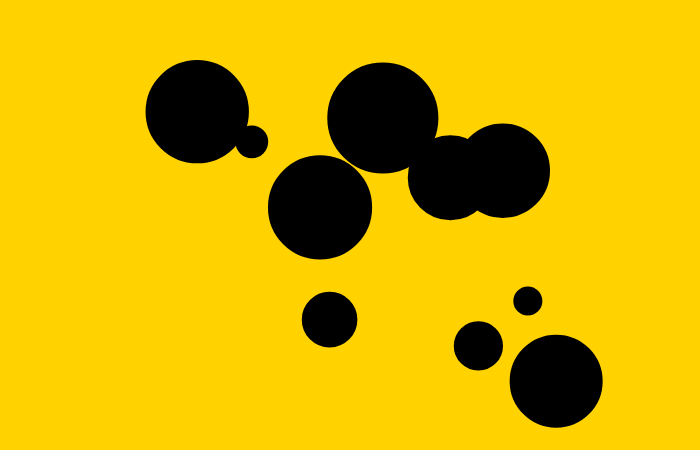
Frame 1 (no input)
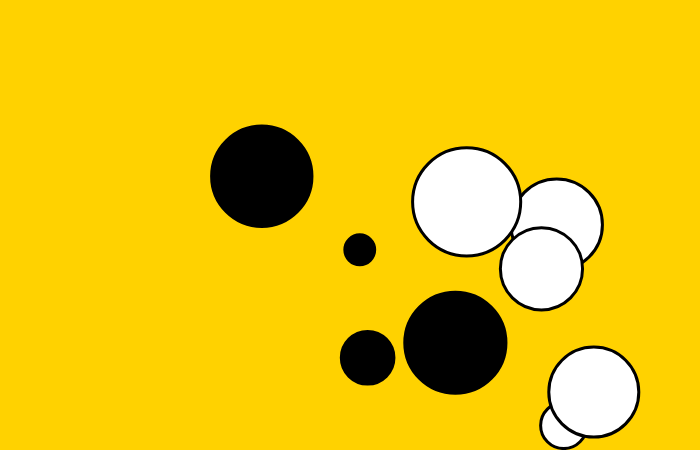
Frame 60 (no input)
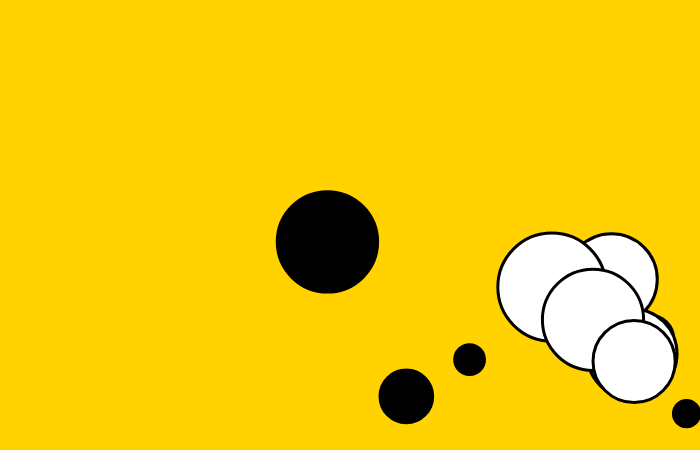
Frame 120 (the mouse pressed at the canvas centre since frame 60)

The p5.js sketch that drew these frames (run headless with seeded random() and noise() and a simulated clock; from frame 60 on, the mouse is pressed at the canvas centre):

// p5.js sketch
// ── sketch.js
// Array of overlapping Balls defined by a Class COMMENTED v6
// https://editor.p5js.org/novo/sketches/-QKRcjU8f
// Another HEAVILY COMMENTED sketch :-)

// An ARRAY of bouncing black "balls" is defined by a CLASS.
// Each ball switches to white while overlapping one or more OTHER balls.
// We use verbose object names to clearly identify
// ballArray and array_Element
// BallClass and ball_Instance

// This p5js sketch is composed of 4 sections:

// 1. Global variables declared
// including ballArray, a global variable used in setup and draw functions
// ballArray is composed of ARRAY ELEMENTS (the moving circles)
// which are INSTANCES of a CLASS

// 2. setup function
// with a loop that populates the ballArray
// by creating different INSTANCES of BallClass
// with randomly different size, speed and position PROPERTIES.
// Each INSTANCE is added as an ELEMENT to ballArray

// 3. draw function
// a loop that continuously tests for overlaps for each Element of ballArray
// and changes their color when that happens.
// Note that the tests could be for proximity, speed, direction, crowding or ...
// and the changes could be to speed, size, color or ...

// 4. BallClass
// with CONSTRUCTOR PARAMETERS (variables passed to the constructor function)
// that define 5 of the 6 ATTRIBUTES (distinguishing properties)
// of a ball_Instance : x and y location, radius, x and y speed
// with METHODS (internal functions of a class)
// for setting the size, moving and bouncing each ball_Instance
// and also testing for overlap and changing the color
//
// other versions could have different moving, testing and transforming functions...

//
/*** GLOBAL VARIABLES ********************/
let ballArray = [];
let numberOfBalls = 10;

//
/*** SETUP FUNCTION ********************/
function setup() {
  createCanvas(700, 450);

  // a for loop fills (populates) Array
  // with new ball_Instances of BallClass

  for (let index = 0; index < numberOfBalls; index++) {
    let bradius = random(10, 60);
    let bspeed = random(0.5, 2.5);
    let xstart = random(bradius, width - bradius);
    let ystart = random(bradius, height - bradius);
    // "let" here specifies a local variable

    let ball_Instance = new BallClass(xstart, ystart, bradius, bspeed);
    // ball_Instance is a new Instance of BallClass
    // created with 4 external PARAMETERS: x, y start points, radius and speed

    ballArray.push(ball_Instance);
    //push method adds each new ball_Instance to the end of ballArray
  }
}
/*** end SETUP FUNCTION ********************/

//
/*** DRAW FUNCTION ********************/
function draw() {
  background(255, 210, 0);

  // OUTER for loop
  for (let index = 0; index < ballArray.length; index++) {
    let array_Element = ballArray[index];

    // the shorter "for of" version of 2 lines above is:
    // for (let array_Element of ballArray) {

    array_Element.bounceRandom();
    let overlap = false;

    // INNER for loop //////
    for (let indy = 0; indy < ballArray.length; indy++) {
      let other = ballArray[indy];

      // shorter "for of version" of 2 lines above is:
      // for (let other of ballArray)

      if (array_Element.intersectsBool(other)) {
        overlap = true;
      }

      if (overlap) {
        array_Element.changeColor(255);
      } else {
        array_Element.changeColor(0);
      }
    } // end INNER for loop //////

    // if (overlap) {
    //   array_Element.changeColor(255);
    // } else {
    //   array_Element.changeColor(0);
    // }
  }
  // changeColor method at end of OUTER for loop
}

// NOTE difference between putting array_Element.changeColor
// at end of INNER versus OUTER loop

// 1. at end of INNER loop you could change the color of every ball
// differently for each one of its overlaps
// for example increasing the brightness with each overlap
// 2. at end of OUTER loop as it is now
// you are only changing color once for any overlap

/*** end DRAW FUNCTION ********************/

//
/*** CLASS ********************/
// A Class combines PROPERTIES and METHODS (data and functions)

// Properties can be defined internally or from external parameters
// PUBLIC properties : can be used outside class with syntax
// "classInstance.property"
// PRIVATE properties : only used inside the class with syntax
// "this.property"

// The same is true of METHODS, with syntax of
// "classInstance.method" OR "this.method"

class BallClass {
  //*** class constructor ***//

  constructor(x, y, r, bsp) {
    this.x = x;
    this.y = y;
    this.r = r;
    this.xsp = bsp; // xspeed
    this.ysp = bsp; // yspeed
    this.brightness = 0;
  }
  // 4 Parameters are external variables "x, y, r" etc.
  // passed on to internal private properties: "this.x, this.y" etc
  // "this.brightness" is defined internally in constructor function

  //*** class methods (internal functions) ***//

  intersectsBool(other) {
    if (other == this) {
      return false;
    }
    let d = dist(this.x, this.y, other.x, other.y);
    return this.r + other.r > d;
  }

  // "other" is an arbitrary word designating the current ball_Instance
  // that is the parameter for the intersectsBool method

  // (other == this) evaluates to false in the one case
  // when the method compares the ball_Instance with itself

  // When comparing this ball with any other ball,
  // (this.r + other.r > d) returns true if they overlap

  //-----------------

  changeColor(c) {
    this.brightness = c;
  }

  //-----------------

  bounceRandom() {
    this.move();
    this.show();
  }

  // bounceRandom is "meta method"
  // that calls two other methods inside the Class

  //-----------------

  show() {
    strokeWeight(3);
    fill(this.brightness);
    ellipse(this.x, this.y, this.r * 2);
  }

  // show() method draws the colored circle every frame

  //-----------------

  move() {
    this.x = this.x + this.xsp;
    this.y = this.y + this.ysp;
    // move the ball at speed xsp and ysp

    // bounce off horizontal edges
    if (this.x >= width - this.r || this.x <= 0 + this.r) {
      this.xsp = -this.xsp;
    }
    // bounce off vertical edges
    if (this.y >= height - this.r || this.y <= 0 + this.r) {
      this.ysp = -this.ysp;
    }
  }
}

/*** end CLASS ********************/

// this is based on an exercise for John Henry Thompson's course (jht1400)
